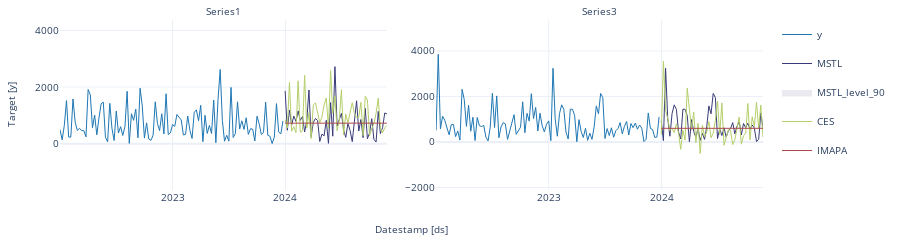

Notebook code for this chart:
### Markdown cell above
The `StatsForecast.plot` allows for further customization. For example, plot the results of the different models and unique ids.

### Code cell
# Plot to unique_ids and some selected models
sf.plot(df, forecasts_df, models=["MSTL","CES","IMAPA"], unique_ids=["Series1", "Series3"], level=[90])
